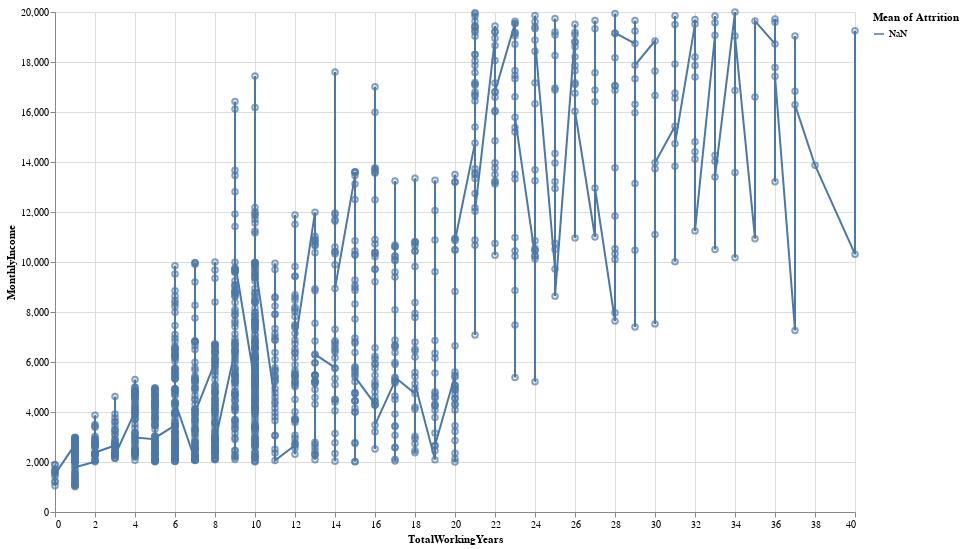

The notebook cell this image was saved under:
### Code cell
line = alt.Chart(project).mark_line().encode(
    x = 'TotalWorkingYears',
    y = 'MonthlyIncome',
    color = 'mean(Attrition)'
).properties(width = 800, height = 500)

point = alt.Chart(project).mark_point().encode(
    x = 'TotalWorkingYears',
    y = 'MonthlyIncome'
).properties(width = 800, height = 500)

line + point

### Figure 1 — Vega-Lite specification as saved in the notebook (floating-point values rounded to 4 significant figures; data arrays with more than 128 entries replaced by an {"elided": "..."} marker saying what was removed)
{"config": {"view": {"continuousWidth": 400, "continuousHeight": 300}}, "layer": [{"mark": "line", "encoding": {"color": {"aggregate": "mean", "field": "Attrition", "type": "nominal"}, "x": {"field": "TotalWorkingYears", "type": "quantitative"}, "y": {"field": "MonthlyIncome", "type": "quantitative"}}, "height": 500, "width": 800}, {"mark": "point", "encoding": {"x": {"field": "TotalWorkingYears", "type": "quantitative"}, "y": {"field": "MonthlyIncome", "type": "quantitative"}}, "height": 500, "width": 800}], "data": {"name": "data-d56409d1fc985d75e36546a72a57c270"}, "$schema": "https://vega.github.io/schema/vega-lite/v4.17.0.json", "datasets": {"data-d56409d1fc985d75e36546a72a57c270": {"elided": "1470 records"}}}
